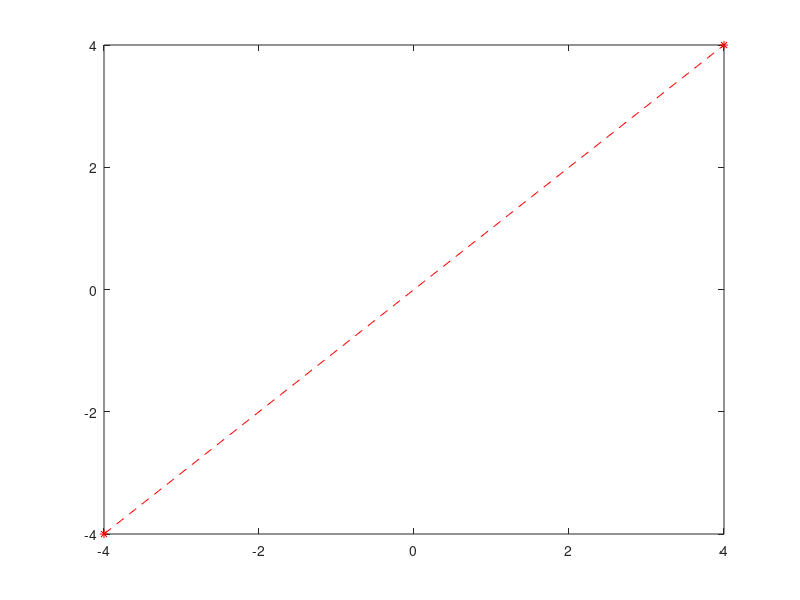

Recreate this plot in MATLAB.
segment = [-4.0, -4.0;
4.0, 4.0];

figure;
plot(segment(:, 1), segment(:, 2), 'r--');
hold on;
plot(segment(:, 1), segment(:, 2), 'r*');
